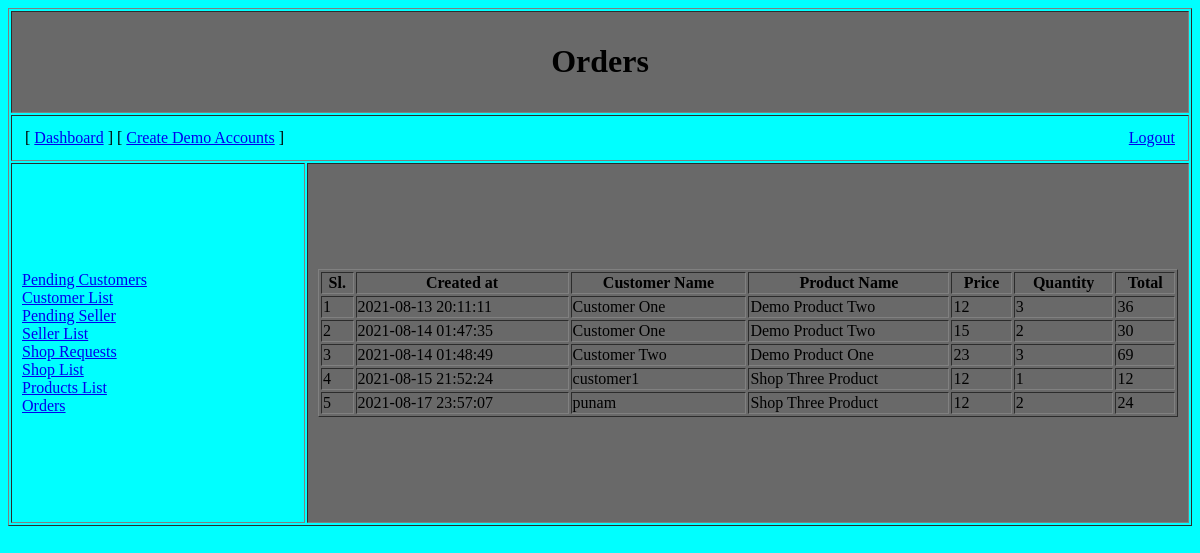
Screenshot of /orders.php (signed in) with the database file from the repository.
### tables this page shows
CREATE TABLE `orders` (
  `id` int(11) NOT NULL,
  `product_id` int(11) NOT NULL,
  `product_price` int(11) NOT NULL,
  `customer_id` int(11) NOT NULL,
  `quantity` int(11) NOT NULL,
  `date_time` datetime NOT NULL DEFAULT current_timestamp()
);

CREATE TABLE `customer` (
  `id` int(11) NOT NULL,
  `email` varchar(50) NOT NULL,
  `password` varchar(50) NOT NULL,
  `name` varchar(50) NOT NULL,
  `phone` varchar(50) NOT NULL,
  `approved` int(11) NOT NULL DEFAULT 0,
  `disable` int(11) NOT NULL DEFAULT 0
);

CREATE TABLE `product` (
  `id` int(11) NOT NULL,
  `name` varchar(50) NOT NULL,
  `price` double NOT NULL,
  `shop_id` int(11) NOT NULL
);

### Models/DBconfig.php (called while the page is built, shortened)
<?php
$db_server = "localhost:3307";
$db_uname = "root";
$db_pass = "";
$db_name = "admin_panel";
function get($query)
{
	global $db_server, $db_uname, $db_pass, $db_name;
	$conn = mysqli_connect($db_server, $db_uname, $db_pass, $db_name);
	$data = array();
	if ($conn) {
		 $result= mysqli_query($conn, $query);
		 while($row=mysqli_fetch_assoc($result)){
		 	$data[]=$row;
		 }
	}
	return $data;
}
?>

### Models/modelFunction.php (called while the page is built, shortened)
<?php
function fetchCustomers($conn, $userId=null, $pending=null)
{
	if ($userId) {
		$query = mysqli_query($conn, "SELECT * FROM customer WHERE id='$userId'");
		return mysqli_fetch_assoc($query);
	}
	$q1 = "SELECT * FROM customer where approved=1";
	return get($q1);
}
function fetchProducts($conn, $productId=null)
{
	if ($productId) {
		$query = mysqli_query($conn, "SELECT * FROM product WHERE id='$productId'");
		return mysqli_fetch_assoc($query);
	}
	$q1 = "SELECT * FROM product";
	return get($q1);
}
function fetchOrders($conn, $orderId=null, $customer_id=null)
{
	$q1 = "SELECT * FROM orders";
	return get($q1);
}

### orders.php (the view, shortened to what this page needs)
<?php
require_once 'Models/DBconfig.php';
require_once 'Models/modelFunction.php';
?>
<!DOCTYPE html>
<html>
<head>
</head>
<body bgcolor="aqua">
	<table border="1" width="100%" cellpadding="10">
		<tr>
			<td align="center" colspan="2" bgcolor="dimgray">
				<h1>
					Orders
				</h1>
			</td>
		</tr>
		<tr>
			<td colspan="3">
				<?php include_once 'includes/topbar.php'; ?>
			</td>
		</tr>
		<tr height="360px">
			<td width="25%">
				<?php include_once 'includes/sidebar.php'; ?>
			</td>
			<td align="center" bgcolor="dimgray">
				<table width="100%" border="1">
					<tr>
						<th>Sl.</th>
						<th>Created at</th>
						<th>Customer Name</th>
						<th>Product Name</th>
						<th>Price</th>
						<th>Quantity</th>
						<th>Total</th>
					</tr>
				<?php
				$i=0;
				$orderDatas = fetchOrders($conn);
				foreach ($orderDatas as $orderData) {
				?>
					<tr>
						<td><?=++$i?></td>
						<td><?=$orderData['date_time']?></td>
						<td><?=fetchCustomers($conn, $orderData['customer_id'])['name']?></td>
						<td><?=fetchProducts($conn, $orderData['product_id'])['name']?></td>
						<td><?=$orderData['product_price']?></td>
						<td><?=$orderData['quantity']?></td>
						<td><?=($orderData['quantity']*$orderData['product_price'])?></td>
					</tr>
				<?php } ?>
				</table>
			</td>
		</tr>
	</table>
</body>
</html>

### rows the page displays
orders: date_time "2021-08-13 20:11:11", customer.name "Customer One", product.name "Demo Product Two", product_price "12", quantity "3", $orderData['quantity']*$orderData['product_price'] "36"
orders: date_time "2021-08-14 01:47:35", customer.name "Customer One", product.name "Demo Product Two", product_price "15", quantity "2", $orderData['quantity']*$orderData['product_price'] "30"
orders: date_time "2021-08-14 01:48:49", customer.name "Customer Two", product.name "Demo Product One", product_price "23", quantity "3", $orderData['quantity']*$orderData['product_price'] "69"
orders: date_time "2021-08-15 21:52:24", customer.name "customer1", product.name "Shop Three Product", product_price "12", quantity "1", $orderData['quantity']*$orderData['product_price'] "12"
orders: date_time "2021-08-17 23:57:07", customer.name "punam", product.name "Shop Three Product", product_price "12", quantity "2", $orderData['quantity']*$orderData['product_price'] "24"
